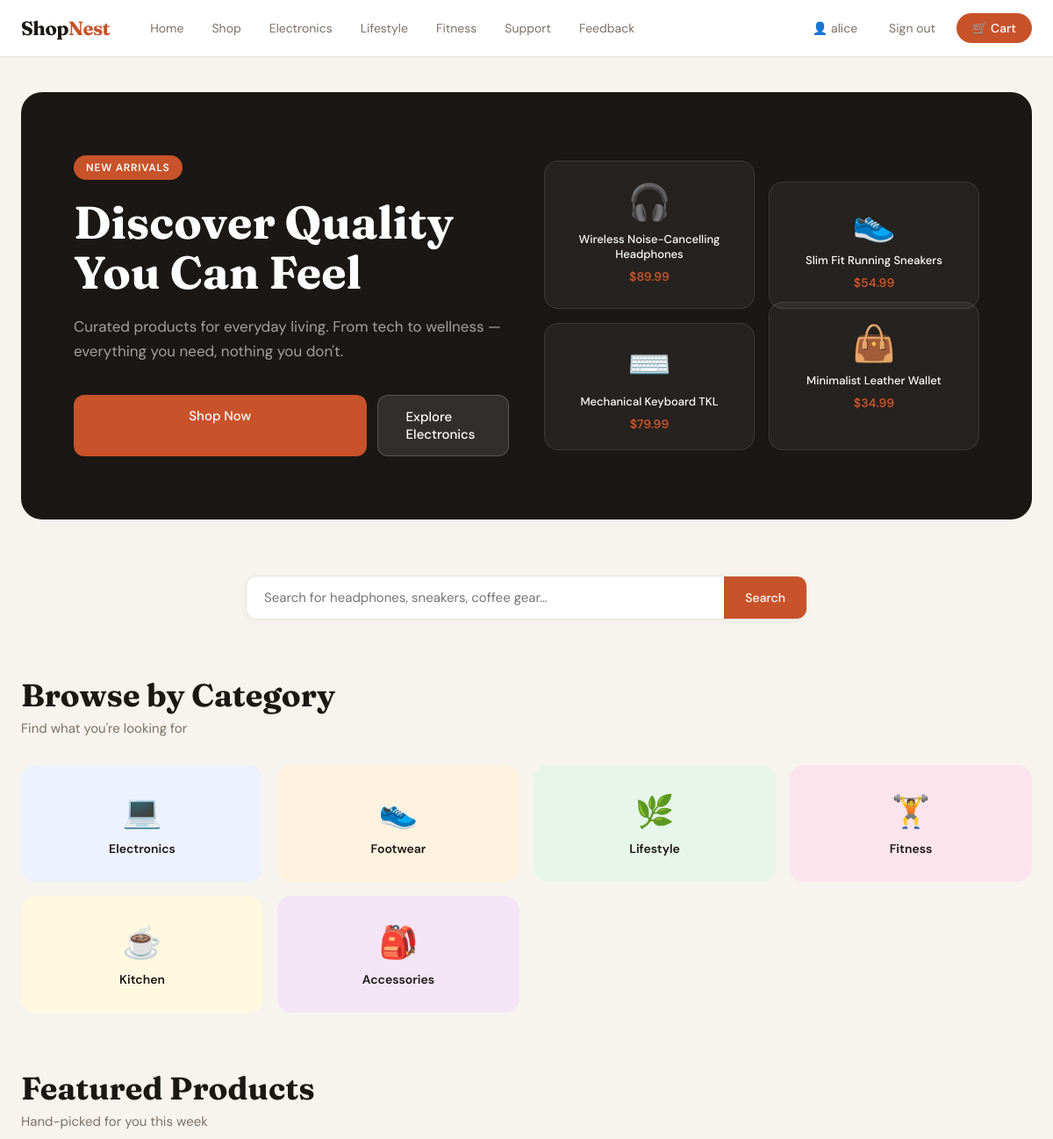
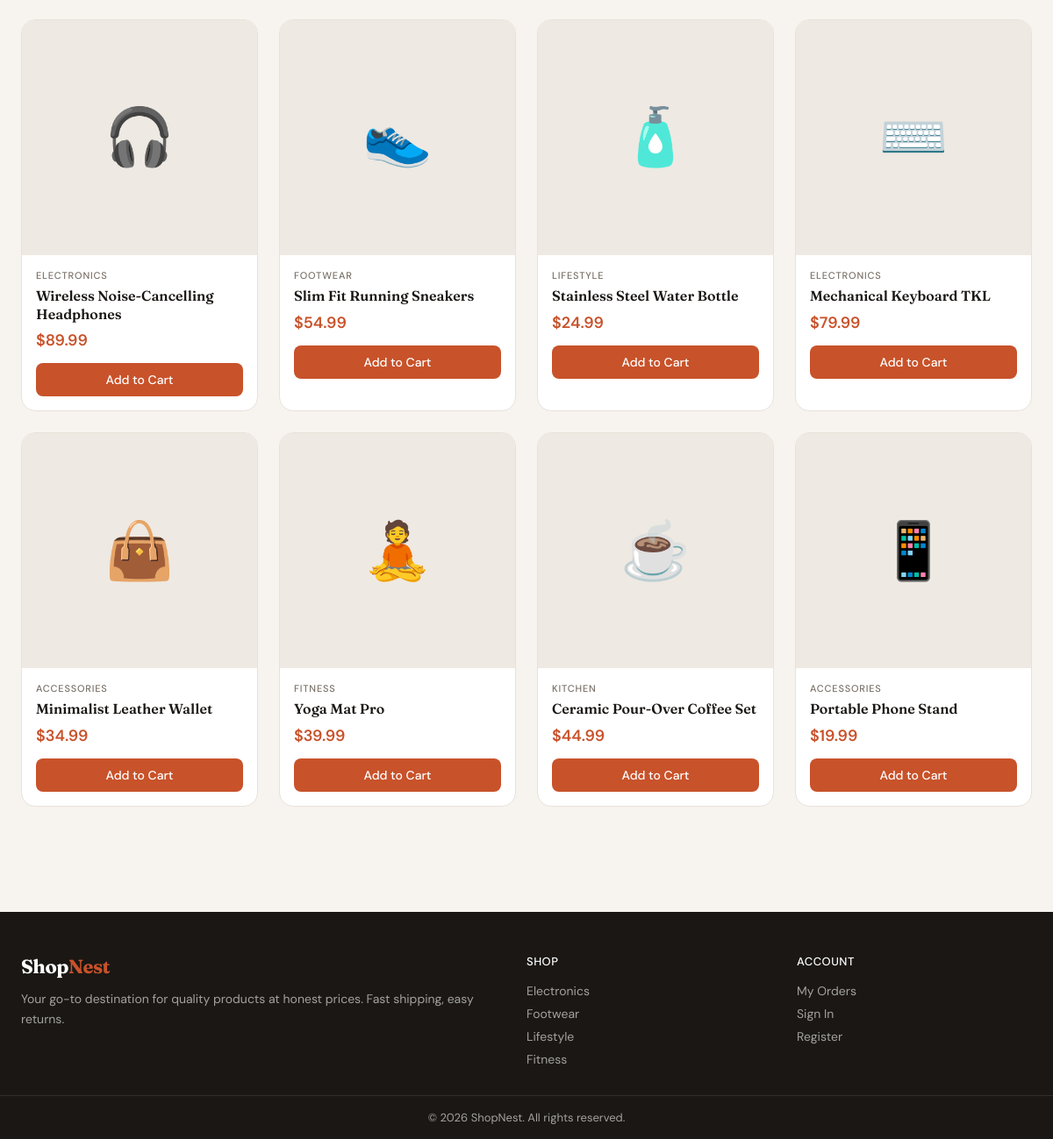
Screenshot of / (signed in) with the database file from the repository (2 pictures, top to bottom).
### tables this page shows
CREATE TABLE products (
        id INTEGER PRIMARY KEY AUTOINCREMENT,
        name TEXT,
        description TEXT,
        price REAL,
        category TEXT,
        image TEXT,
        stock INTEGER DEFAULT 100
    );

### index.php (the view, shortened to what this page needs)
<?php
require_once __DIR__ . '/layout.php';
$featured = $db->query("SELECT * FROM products ORDER BY RANDOM() LIMIT 4")->fetchAll(PDO::FETCH_ASSOC);
$icons = [
    'headphones' => '🎧', 'sneakers' => '👟', 'bottle' => '🧴',
    'keyboard' => '⌨️', 'wallet' => '👜', 'yogamat' => '🧘',
    'coffee' => '☕', 'stand' => '📱'
];
?>
<main>
    <section style="
        background: var(--text);
        border-radius: 24px;
        padding: 72px 60px;
        margin-bottom: 64px;
        display: grid; grid-template-columns: 1fr 1fr; gap: 40px; align-items: center;
        overflow: hidden; position: relative;
    ">
        <div style="position:relative;z-index:1;">
            <div style="display:inline-block;background:var(--accent);color:#fff;font-size:12px;font-weight:600;letter-spacing:.8px;text-transform:uppercase;padding:6px 14px;border-radius:20px;margin-bottom:20px;">
                New Arrivals
            </div>
            <h1 style="font-family:'Fraunces',serif;font-size:52px;font-weight:700;color:#fff;line-height:1.1;margin-bottom:20px;">
                Discover Quality You Can Feel
            </h1>
            <p style="color:rgba(255,255,255,.6);font-size:17px;line-height:1.6;margin-bottom:36px;">
                Curated products for everyday living. From tech to wellness — everything you need, nothing you don't.
            </p>
            <div style="display:flex;gap:12px;">
                <a href="/products" class="btn btn-primary" style="padding:14px 32px;font-size:15px;border-radius:12px;">
                    Shop Now
                </a>
                <a href="/products?category=Electronics" class="btn" style="padding:14px 32px;font-size:15px;border-radius:12px;background:rgba(255,255,255,.1);color:#fff;border:1px solid rgba(255,255,255,.2);">
                    Explore Electronics
                </a>
            </div>
        </div>
        <div style="display:grid;grid-template-columns:1fr 1fr;gap:16px;">
            <?php foreach (array_slice($featured, 0, 4) as $i => $p): ?>
            <a href="/product?id=<?= $p['id'] ?>" style="
                background:rgba(255,255,255,.05);
                border:1px solid rgba(255,255,255,.1);
                border-radius:16px; padding:20px;
                display:flex;flex-direction:column;align-items:center;gap:8px;
                transition:background .2s;
                <?= $i === 1 ? 'margin-top:24px;' : '' ?>
                <?= $i === 3 ? 'margin-top:-24px;' : '' ?>
            " onmouseover="this.style.background='rgba(255,255,255,.1)'" onmouseout="this.style.background='rgba(255,255,255,.05)'">
                <div style="font-size:40px;"><?= $icons[$p['image']] ?? '📦' ?></div>
                <div style="color:#fff;font-size:13px;font-weight:500;text-align:center;"><?= htmlspecialchars($p['name']) ?></div>
                <div style="color:var(--accent);font-size:14px;font-weight:600;">$<?= number_format($p['price'], 2) ?></div>
            </a>
            <?php endforeach; ?>
        </div>
    </section>
    <section style="margin-bottom:64px;">
        <form action="/products" method="GET" class="search-bar" style="max-width:640px;margin:0 auto;">
            <input type="text" name="q" placeholder="Search for headphones, sneakers, coffee gear…">
            <button type="submit">Search</button>
        </form>
    </section>
    <section style="margin-bottom:64px;">
        <div class="page-header">
            <h1>Browse by Category</h1>
            <p>Find what you're looking for</p>
        </div>
        <div style="display:grid;grid-template-columns:repeat(4,1fr);gap:16px;">
            <?php
            $categories = [
                ['Electronics', '💻', '#EEF2FF'],
                ['Footwear', '👟', '#FFF3E0'],
                ['Lifestyle', '🌿', '#E8F5E9'],
                ['Fitness', '🏋️', '#FCE4EC'],
                ['Kitchen', '☕', '#FFF8E1'],
                ['Accessories', '🎒', '#F3E5F5'],
            ];
            foreach ($categories as [$cat, $icon, $color]):
            ?>
            <a href="/products?category=<?= urlencode($cat) ?>" style="
                background:<?= $color ?>;
                border-radius:16px; padding:28px 20px;
                display:flex;flex-direction:column;align-items:center;gap:10px;
                transition:transform .2s, box-shadow .2s;
                border: 1px solid transparent;
            " onmouseover="this.style.transform='translateY(-3px)';this.style.boxShadow='0 8px 24px rgba(0,0,0,.1)'"
               onmouseout="this.style.transform='';this.style.boxShadow=''">
                <div style="font-size:36px;"><?= $icon ?></div>
                <div style="font-weight:600;font-size:14px;"><?= $cat ?></div>
            </a>
            <?php endforeach; ?>
        </div>
    </section>
    <section>
        <div class="page-header">
            <h1>Featured Products</h1>
            <p>Hand-picked for you this week</p>
        </div>
        <div class="product-grid">
            <?php
            $products = $db->query("SELECT * FROM products LIMIT 8")->fetchAll(PDO::FETCH_ASSOC);
            foreach ($products as $p):
            ?>
            <div class="product-card">
                <a href="/product?id=<?= $p['id'] ?>">
                    <div class="product-img"><?= $icons[$p['image']] ?? '📦' ?></div>
                </a>
                <div class="product-body">
                    <div class="product-category"><?= htmlspecialchars($p['category']) ?></div>
                    <div class="product-name">
                        <a href="/product?id=<?= $p['id'] ?>"><?= htmlspecialchars($p['name']) ?></a>
                    </div>
                    <div class="product-price">$<?= number_format($p['price'], 2) ?></div>
                    <form method="POST" action="/cart">
                        <button type="submit" class="btn btn-primary">Add to Cart</button>
                    </form>
                </div>
            </div>
            <?php endforeach; ?>
        </div>
    </section>
</main>

### layout.php (style rules this page uses)
*, *::before, *::after { box-sizing: border-box; margin: 0; padding: 0; }
:root { --bg: #F7F4EF; --surface: #FFFFFF; --border: #E8E2D9; --text: #1A1714; --muted: #7A7168; --accent: #C8522A; --accent-hover: #A8421F; --accent-light: #F5EDE8; --success: #2D6A4F; --tag-bg: #EEE9E2; }
body { font-family: 'DM Sans', sans-serif; background: var(--bg); color: var(--text); min-height: 100vh; font-size: 15px; }
a { color: inherit; text-decoration: none; }
main { max-width: 1200px; margin: 0 auto; padding: 40px 24px; }
.search-bar { display: flex; gap: 0; background: var(--surface); border: 1px solid var(--border); border-radius: 12px; overflow: hidden; box-shadow: 0 2px 8px rgba(0,0,0,.04); }
.search-bar input { flex: 1; padding: 14px 20px; border: none; outline: none; font-family: 'DM Sans', sans-serif; font-size: 15px; background: transparent; color: var(--text); }
.search-bar button { padding: 14px 24px; background: var(--accent); border: none; cursor: pointer; color: #fff; font-size: 14px; font-weight: 500; font-family: 'DM Sans', sans-serif; transition: background .15s; }
.product-grid { display: grid; grid-template-columns: repeat(auto-fill, minmax(260px, 1fr)); gap: 24px; }
.product-card { background: var(--surface); border: 1px solid var(--border); border-radius: 16px; overflow: hidden; transition: box-shadow .2s, transform .2s; }
.product-img { width: 100%; aspect-ratio: 1; background: var(--tag-bg); display: flex; align-items: center; justify-content: center; font-size: 64px; }
.product-body { padding: 16px; }
.product-category { font-size: 11px; font-weight: 500; color: var(--muted); text-transform: uppercase; letter-spacing: .8px; margin-bottom: 6px; }
.product-name { font-family: 'Fraunces', serif; font-size: 16px; font-weight: 600; line-height: 1.3; margin-bottom: 8px; }
.product-price { font-size: 18px; font-weight: 600; color: var(--accent); margin-bottom: 14px; }
.btn { display: inline-block; padding: 10px 20px; border-radius: 8px; font-size: 14px; font-weight: 500; cursor: pointer; border: none; font-family: 'DM Sans', sans-serif; transition: all .15s; }
.btn-primary { background: var(--accent); color: #fff; width: 100%; text-align: center; }
.page-header { margin-bottom: 32px; }
.page-header h1 { font-family: 'Fraunces', serif; font-size: 36px; font-weight: 700; margin-bottom: 6px; }
.page-header p { color: var(--muted); }

### rows the page displays
products: image "🎧", name "Wireless Noise-Cancelling Headphones", price "89.99", category "ELECTRONICS"
products: image "👟", name "Slim Fit Running Sneakers", price "54.99", category "FOOTWEAR"
products: image "⌨️", name "Mechanical Keyboard TKL", price "79.99", category "ELECTRONICS"
products: image "👜", name "Minimalist Leather Wallet", price "34.99", category "ACCESSORIES"
products: image "🧴", category "LIFESTYLE", name "Stainless Steel Water Bottle", price "24.99"
products: image "🧘", category "FITNESS", name "Yoga Mat Pro", price "39.99"
products: image "☕", category "KITCHEN", name "Ceramic Pour-Over Coffee Set", price "44.99"
products: image "📱", category "ACCESSORIES", name "Portable Phone Stand", price "19.99"

### other values shown
$user "alice"
$icon "💻"
$cat "Electronics"
$icon "👟"
$cat "Footwear"
$icon "🌿"
$cat "Lifestyle"
$icon "🏋️"
$cat "Fitness"
$icon "☕"
$cat "Kitchen"
$icon "🎒"
$cat "Accessories"
